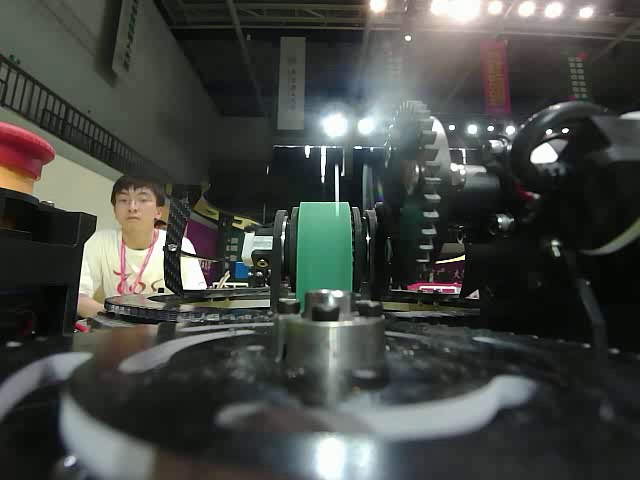
#> input picture Homework/data/output1.jpg, 640 x 480 px, found by its file name
$ python '选取ROI.py'
#> lines starting #> are read from the running program, lines starting #| are printed output that depends on the picture
import matplotlib.pyplot as plt
import cv2

def display_image_cv2(image_path, figsize=(10, 8)):
    """
    使用OpenCV读取图片并用matplotlib显示
    """
#> called with image_path = 'Homework/data/output1.jpg', figsize = (10, 8)
    # 读取图像（OpenCV读取的是BGR格式）
    img = cv2.imread(image_path)
#> img is the input picture: shape (480, 640, 3); mean B, G, R 67.2, 71.7, 68.4

    if img is None:
        print("无法读取图像，请检查文件路径")
        return

    # 将BGR转换为RGB
    img_rgb = cv2.cvtColor(img, cv2.COLOR_BGR2RGB)
    img_rgb=img_rgb[80:320,100:500,:] #范围测试
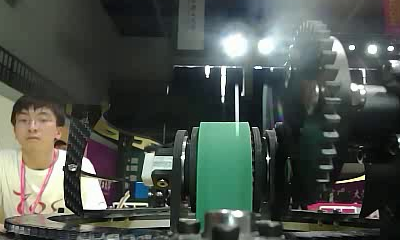
#> img_rgb: shape (240, 400, 3); mean R, G, B 75.2, 82.3, 76.1

    # 显示图像
    plt.figure(figsize=figsize)
    plt.imshow(img_rgb)
    plt.title(f'test: {image_path}')
    plt.show()

    print(f"图像形状: {img.shape}")
#| 图像形状: (480, 640, 3)
    print(f"数据类型: {img.dtype}")
#| 数据类型: uint8

# 使用示例
image_path = "Homework/data/output1.jpg"  # 替换为你的图片路径
display_image_cv2(image_path)

$ run again, with Homework/data/output2.jpg copied over Homework/data/output1.jpg
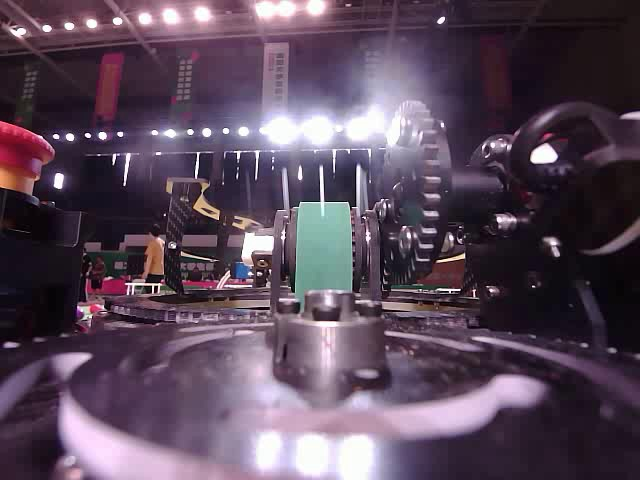
#> input picture Homework/data/output2.jpg, 640 x 480 px, found by its file name
#> in display_image_cv2, img is the input picture: shape (480, 640, 3); mean B, G, R 90.2, 73.5, 90.3
#> in display_image_cv2, `img_rgb=img_rgb[80:320,100:500,:]`:
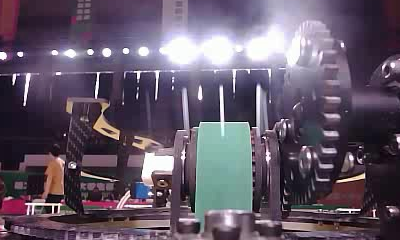
#> img_rgb: shape (240, 400, 3); mean R, G, B 99.3, 87.6, 103.6
#| 图像形状: (480, 640, 3)
#| 数据类型: uint8
